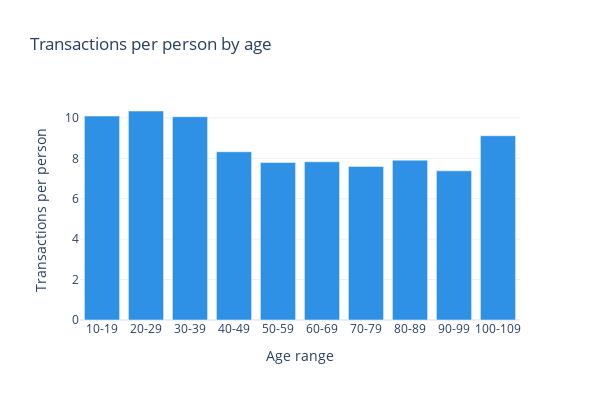

Notebook code cell kept with this figure:
### Code cell
fig = px.bar(trans_by_age, x=trans_by_age.index, y='transactions_per_person', width=600, height=400, 
             title='Transactions per person by age', 
            labels={'age_range': 'Age range',
                     'transactions_per_person': 'Transactions per person'}, template = 'plotly_white', color_discrete_sequence=px.colors.qualitative.Dark24)
fig.update_layout(showlegend=True)
fig.show()

### Figure 1 — Plotly figure (JSON) as saved in the notebook; plotly's stock layout.template omitted (floating-point values rounded to 4 significant figures)
{"data": [{"alignmentgroup": "True", "hovertemplate": "Age range=%{x}<br>Transactions per person=%{y}<extra></extra>", "legendgroup": "", "marker": {"color": "#2E91E5", "pattern": {"shape": ""}}, "name": "", "offsetgroup": "", "orientation": "v", "showlegend": false, "textposition": "auto", "type": "bar", "x": ["10-19", "20-29", "30-39", "40-49", "50-59", "60-69", "70-79", "80-89", "90-99", "100-109"], "xaxis": "x", "y": [10.09, 10.34, 10.06, 8.325, 7.792, 7.829, 7.6, 7.91, 7.382, 9.118], "yaxis": "y"}], "layout": {"barmode": "relative", "height": 400, "legend": {"tracegroupgap": 0}, "showlegend": true, "title": {"text": "Transactions per person by age"}, "width": 600, "xaxis": {"anchor": "y", "domain": [0, 1], "title": {"text": "Age range"}}, "yaxis": {"anchor": "x", "domain": [0, 1], "title": {"text": "Transactions per person"}}}}
